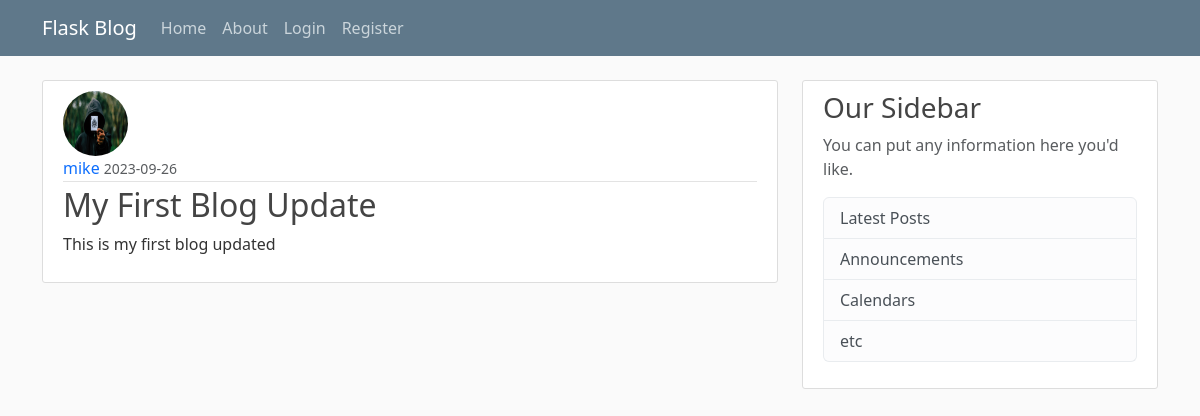
/post/1, run on the app's committed database.
### flaskblog/models.py (models this page shows, shortened)
class User(db.Model, UserMixin):
    id = db.Column(db.Integer, primary_key=True)
    username = db.Column(db.String(20), unique=True, nullable=False)
    email = db.Column(db.String(120), unique=True, nullable=False)
    image_file = db.Column(db.String(20), nullable=False, default="default.jpg")
    password = db.Column(db.String(60), nullable=False)
    posts = db.relationship("Post", backref="author", lazy=True)

class Post(db.Model):
    id = db.Column(db.Integer, primary_key=True)
    title = db.Column(db.String(100), nullable=False)
    date_posted = db.Column(db.DateTime, nullable=False, default=datetime.utcnow)
    content = db.Column(db.Text(), nullable=False)
    user_id = db.Column(db.Integer, db.ForeignKey('user.id'), nullable=False)

### flaskblog/routes.py (the view)
@app.route("/post/<int:post_id>")
def post(post_id):
    post = Post.query.get_or_404(post_id)
    return render_template("post.html", title=post.title, post=post)

### flaskblog/templates/post.html (shortened to what this page needs)
{% extends 'base.html' %}
{% block content %}
    <article class="media content-section bg-gray-100">
        <img class="rounded-circle article-img"
            src="{{ url_for('static', filename='/profile_pics/' + post.author.image_file) }}"
            alt="profile pic">
        <div class="media-body">
            <div class="article-metadata">
                <a class="mr-2 text-decoration-none text-primary" href="#">{{ post.author.username }}</a>
                <small class="text-muted">{{ post.date_posted.strftime('%Y-%m-%d') }}</small>
            </div>
            <h2><a class="article-title text-decoration-none">{{ post.title }}</a></h2>
            <p class="article-content">{{ post.content }}</p>
        </div>
    </article>
{% endblock %}

### flaskblog/static/main.css (style rules this page uses)
body { background: #fafafa; color: #333333; margin-top: 5rem; }
h1, h2, h3, h4, h5, h6 { color: #444444; }
.content-section { background: #ffffff; padding: 10px 20px; border: 1px solid #dddddd; border-radius: 3px; margin-bottom: 20px; }
.article-title { color: #444444; }
.article-content { white-space: pre-line; }
.article-img { height: 65px; width: 65px; margin-right: 16px; }
.article-metadata { padding-bottom: 1px; margin-bottom: 4px; border-bottom: 1px solid #e3e3e3 }

### data on the page
User: image_file (placeholder picture), author.username "mike"
Post: date_posted "2023-09-26", title "My First Blog Update", content "This is my first blog updated"
